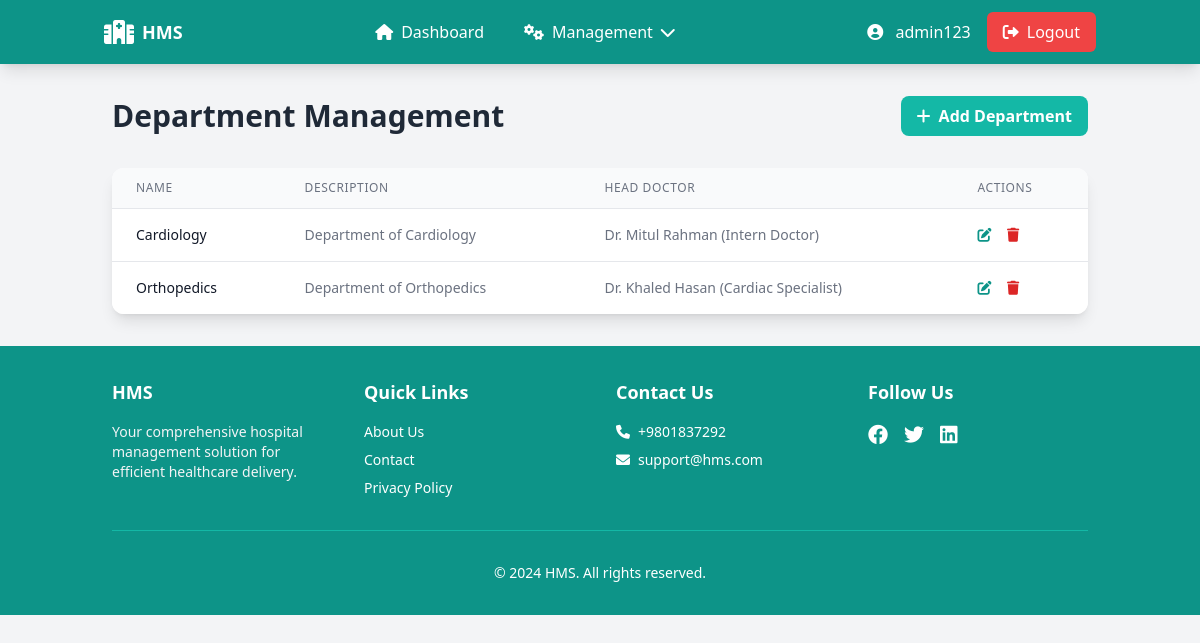
Page /departments/manage.php (signed in) on the committed database.
### tables this page shows
CREATE TABLE `department` (
  `department_id` INT(11) NOT NULL AUTO_INCREMENT,
  `name` VARCHAR(100) NOT NULL,
  `description` VARCHAR(200) DEFAULT NULL,
  `head_doctor_id` INT(11) DEFAULT NULL,
  PRIMARY KEY (`department_id`)
);

### departments/manage.php (the view, shortened to what this page needs)
<?php
require_once '../includes/db_connect.php';
include_once '../includes/header.php';
try {
    $stmt = $pdo->query("
        SELECT d.*, CONCAT(doc.name, ' (', doc.specialization, ')') as head_doctor_name
        FROM `department` d
        LEFT JOIN `doctor` doc ON d.head_doctor_id = doc.doctor_id
        ORDER BY d.name
    ");
    $departments = $stmt->fetchAll(PDO::FETCH_ASSOC);
} catch (PDOException $e) {
    $error = "Error fetching departments: " . $e->getMessage();
    $departments = [];
}
?>
<div class="container mx-auto px-6 py-8">
    <div class="flex justify-between items-center mb-8">
        <h1 class="text-3xl font-bold text-gray-800">Department Management</h1>
        <button onclick="document.getElementById('addDepartmentModal').classList.remove('hidden')"
                class="bg-teal-500 hover:bg-teal-600 text-white font-semibold py-2 px-4 rounded-lg transition duration-300">
            <i class="fas fa-plus mr-2"></i>Add Department
        </button>
    </div>
    <div class="bg-white rounded-xl shadow-lg overflow-hidden">
        <table class="min-w-full divide-y divide-gray-200">
            <thead class="bg-gray-50">
                <tr>
                    <th class="px-6 py-3 text-left text-xs font-medium text-gray-500 uppercase tracking-wider">Name</th>
                    <th class="px-6 py-3 text-left text-xs font-medium text-gray-500 uppercase tracking-wider">Description</th>
                    <th class="px-6 py-3 text-left text-xs font-medium text-gray-500 uppercase tracking-wider">Head Doctor</th>
                    <th class="px-6 py-3 text-left text-xs font-medium text-gray-500 uppercase tracking-wider">Actions</th>
                </tr>
            </thead>
            <tbody class="bg-white divide-y divide-gray-200">
                <?php foreach ($departments as $department): ?>
                    <tr>
                        <td class="px-6 py-4 whitespace-nowrap text-sm text-gray-900">
                            <?php echo htmlspecialchars($department['name']); ?>
                        </td>
                        <td class="px-6 py-4 whitespace-nowrap text-sm text-gray-500">
                            <?php echo htmlspecialchars($department['description']); ?>
                        </td>
                        <td class="px-6 py-4 whitespace-nowrap text-sm text-gray-500">
                            <?php echo htmlspecialchars($department['head_doctor_name'] ?? 'Not Assigned'); ?>
                        </td>
                        <td class="px-6 py-4 whitespace-nowrap text-sm font-medium">
                            <button onclick="editDepartment(<?php echo htmlspecialchars(json_encode($department)); ?>)"
                                    class="text-teal-600 hover:text-teal-900 mr-3">
                                <i class="fas fa-edit"></i>
                            </button>
                            <button onclick="deleteDepartment('<?php echo $department['department_id']; ?>')"
                                    class="text-red-600 hover:text-red-900">
                                <i class="fas fa-trash"></i>
                            </button>
                        </td>
                    </tr>
                <?php endforeach; ?>
            </tbody>
        </table>
    </div>
</div>
<?php
include_once '../includes/footer.php';
?>

### rows in the picture
department: name "Cardiology", description "Department of Cardiology", head_doctor_name "Dr. Mitul Rahman (Intern Doctor)"
department: name "Orthopedics", description "Department of Orthopedics", head_doctor_name "Dr. Khaled Hasan (Cardiac Specialist)"

### other values in the picture
$_SESSION['username'] "admin123"
